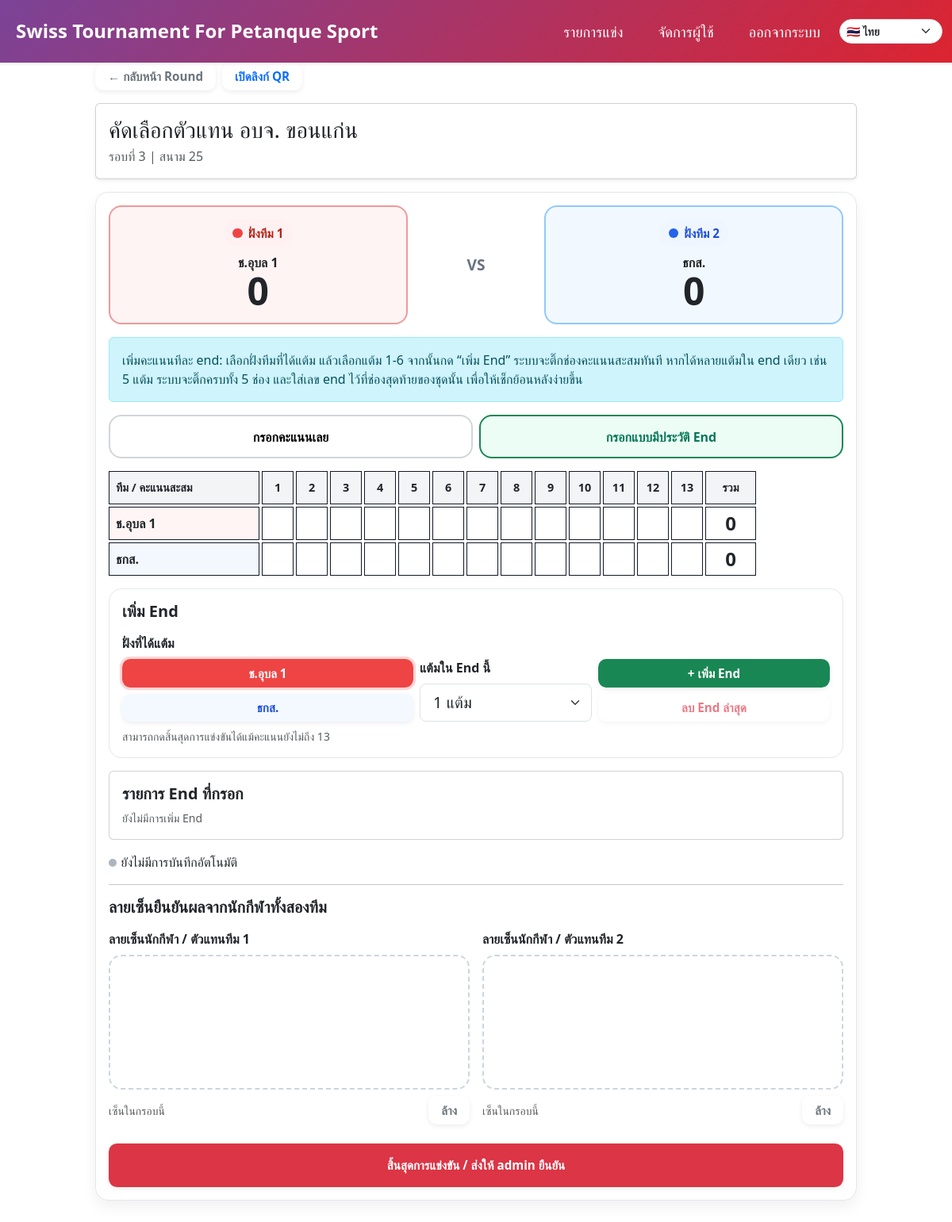
/event/1/match/73/scorecard (signed in), run on an earlier commit of the app's database.
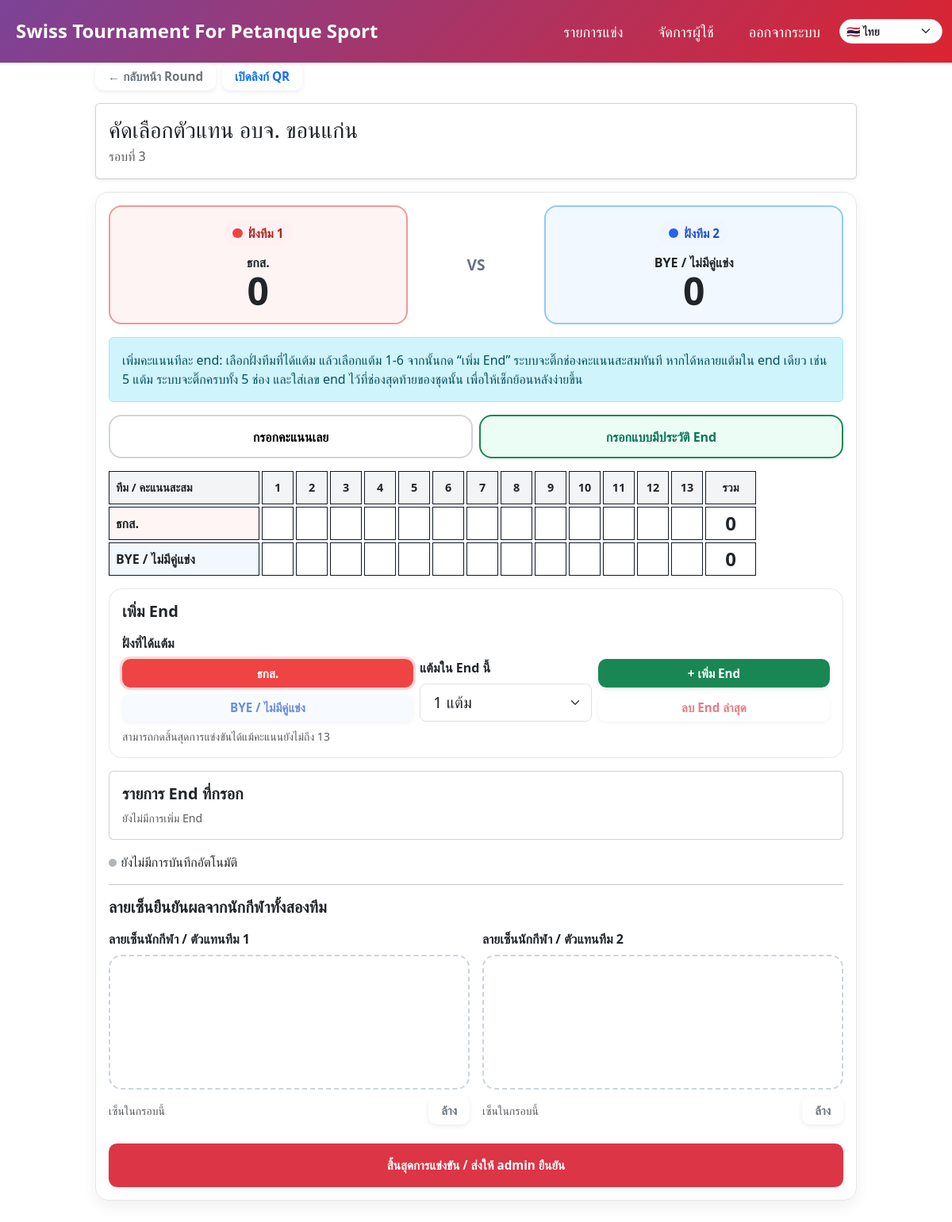
And on a later commit of the database.
### models.py (models this page shows)
class Match(db.Model):
    __tablename__ = "matches"
    __table_args__ = (
        Index("ix_matches_event_round", "event_id", "round"),
        Index("ix_matches_event_locked", "event_id", "is_locked"),
        Index("ix_matches_event_round_locked", "event_id", "round", "is_locked"),
    )
    id = db.Column(db.Integer, primary_key=True)
    event_id = db.Column(db.Integer, db.ForeignKey("events.id"), nullable=False)
    round = db.Column(db.Integer, nullable=False)
    team1_id = db.Column(db.Integer, db.ForeignKey("teams.id"), nullable=False)
    team2_id = db.Column(db.Integer, db.ForeignKey("teams.id"), nullable=True)  # None = Bye
    team1_score = db.Column(db.Integer, default=0)
    team2_score = db.Column(db.Integer, default=0)
    pending_team1_score = db.Column(db.Integer, nullable=True)
    pending_team2_score = db.Column(db.Integer, nullable=True)
    pending_is_submitted = db.Column(db.Boolean, default=False, nullable=False)
    pending_submitted_by_id = db.Column(db.Integer, db.ForeignKey("users.id"), nullable=True)
    pending_submitted_at = db.Column(db.DateTime, nullable=True)
    team1_signature = db.Column(db.Text, nullable=True)
    team2_signature = db.Column(db.Text, nullable=True)
    scorer_signature = db.Column(db.Text, nullable=True)
    score_ends = db.Column(db.Text, nullable=True)
    scorecard_token = db.Column(db.String(80), unique=True, nullable=True, index=True)
    is_locked = db.Column(db.Boolean, default=False)
    field = db.Column(db.Integer, nullable=True)
    team1 = db.relationship("Team", foreign_keys=[team1_id], backref="matches_as_team1")
    team2 = db.relationship("Team", foreign_keys=[team2_id], backref="matches_as_team2")
    pending_submitted_by = db.relationship("User", foreign_keys=[pending_submitted_by_id])
    is_manual = db.Column(db.Boolean, default=True)  # เพื่อแยกจากการจับอัตโนมัติ

class Team(db.Model):
    __tablename__ = "teams"
    id = db.Column(db.Integer, primary_key=True)
    name = db.Column(db.String(100), nullable=False)
    event_id = db.Column(db.Integer, db.ForeignKey("events.id"), nullable=False)

### app.py (the view)
@app.route('/event/<int:event_id>/match/<int:match_id>/scorecard', methods=['GET'])
@login_required
@roles_required('user', 'admin', 'superadmin')
def online_scorecard(event_id, match_id):
    event = Event.query.get_or_404(event_id)
    match = Match.query.get_or_404(match_id)
    if match.event_id != event.id:
        flash("คู่แข่งขันไม่ตรงกับรายการนี้", "danger")
        return redirect(url_for("event_detail", event_id=event.id))
    ensure_match_scorecard_token(match)
    db.session.commit()
    teams = {team.id: team.name for team in Team.query.filter_by(event_id=event.id).all()}
    try:
        score_ends, _, _ = normalize_score_ends(match.score_ends or '[]')
    except Exception:
        score_ends = []
    return render_template(
        'online_scorecard.html',
        event=event,
        match=match,
        teams=teams,
        score_ends=score_ends,
        is_public_scorecard=False,
        scorecard_public_url=url_for('public_online_scorecard', token=match.scorecard_token, _external=True),
    )

### app.py (called while the page is built, shortened)
def get_current_lang():
    lang = request.args.get("lang") or session.get("lang") or "th"
    if lang not in SUPPORTED_LANGS:
        lang = "th"
    session["lang"] = lang
    return lang

@app.context_processor
def inject_i18n():
    lang = get_current_lang()
    return {
        "current_lang": lang,
        "supported_langs": SUPPORTED_LANGS,
        "text_translations": TEXT_TRANSLATIONS,
        "t": lambda key: translate(key, lang),
    }

def ensure_match_scorecard_token(match):
    if getattr(match, "scorecard_token", None):
        return match.scorecard_token
    match.scorecard_token = secrets.token_urlsafe(24)
    return match.scorecard_token

@login_manager.user_loader
def load_user(user_id):
    return User.query.get(int(user_id))

def normalize_score_ends(raw_ends):
    if raw_ends in (None, ''):
        raw_ends = []
    if isinstance(raw_ends, str):
        raw_ends = json.loads(raw_ends or '[]')
    if not isinstance(raw_ends, list):
        raise ValueError('รูปแบบรายการ ends ไม่ถูกต้อง')
    clean = []
    team1_total = 0
    team2_total = 0
    return clean, team1_total, team2_total

### templates/online_scorecard.html (shortened to what the changed rows need)
{% extends 'base.html' %}
{% block content %}
<div class="scorecard-wrap">
  <div class="card shadow-sm mb-3">
    <div class="card-body">
      <h3 class="mb-1">{{ event.name }}</h3>
      <div class="text-muted">รอบที่ {{ match.round }}{% if match.field %} | สนาม {{ match.field }}{% endif %}</div>
    </div>
  </div>
  {% set has_saved_signatures = match.team1_signature or match.team2_signature %}
  <form method="POST" action="{% if is_public_scorecard %}{{ url_for('public_finish_online_scorecard', token=match.scorecard_token) }}{% else %}{{ url_for('finish_online_scorecard', event_id=event.id, match_id=match.id) }}{% endif %}" class="team-card" id="finishForm">
    <div class="row g-3 mb-3">
      <div class="col-5"><div class="live-score-box team1-box"><div class="mb-2"><span class="team-chip team1-chip">{{ t('side_team_1') }}</span></div><div class="fw-bold text-truncate">{{ teams[match.team1_id] if match.team1_id else '-' }}</div><div class="live-score-number" id="team1Total">0</div></div></div>
      <div class="col-5"><div class="live-score-box team2-box"><div class="mb-2"><span class="team-chip team2-chip">{{ t('side_team_2') }}</span></div><div class="fw-bold text-truncate">{{ teams[match.team2_id] if match.team2_id else t('bye') }}</div><div class="live-score-number" id="team2Total">0</div></div></div>
    </div>
    <div id="endsScorePanel">
    <div class="score-sheet-mobile mb-3">
      <div class="score-grid" id="scoreGrid">
        <div class="score-cell header-cell team-cell">ทีม / คะแนนสะสม</div>
        {% for i in range(1, 14) %}<div class="score-cell header-cell">{{ i }}</div>{% endfor %}
        <div class="score-cell header-cell">รวม</div>
        <div class="score-cell team-cell team1-row" title="{{ teams[match.team1_id] if match.team1_id else '-' }}">{{ teams[match.team1_id] if match.team1_id else '-' }}</div>
        {% for i in range(1, 14) %}<div class="score-cell" data-team="1" data-total="{{ i }}"></div>{% endfor %}
        <div class="score-cell fs-4" id="team1TotalCell">0</div>
        <div class="score-cell team-cell team2-row" title="{{ teams[match.team2_id] if match.team2_id else t('bye') }}">{{ teams[match.team2_id] if match.team2_id else t('bye') }}</div>
        {% for i in range(1, 14) %}<div class="score-cell" data-team="2" data-total="{{ i }}"></div>{% endfor %}
        <div class="score-cell fs-4" id="team2TotalCell">0</div>
      </div>
    </div>
    <div class="end-control mb-3">
      <div class="row g-2 align-items-end">
        <div class="col-12 col-md-5">
          <div class="d-grid gap-2">
            <button type="button" class="btn btn-outline-primary btn-team-choice active" data-team-choice="1">{{ teams[match.team1_id] if match.team1_id else '-' }}</button>
            <button type="button" class="btn btn-outline-primary btn-team-choice" data-team-choice="2" {% if not match.team2_id %}disabled{% endif %}>{{ teams[match.team2_id] if match.team2_id else t('bye') }}</button>
          </div>
        </div>
      </div>
    </div>
    </div>
  </form>
</div>
{% endblock %}

What changed in the data, as far as the page shows it:
no longer on this page (row unchanged): Team: name "ช.อุบล 1"
changed Match: team2_id 50 → empty (drawn); field "25" → (not shown)
shown differently, row unchanged: Team "ธกส.": name "ธกส." → (not shown)
Also different on the page:
{{ teams[match.team1_id] if match.team1_id else '-' }}: "ช.อุบล 1" → "ธกส."
{{ teams[match.team2_id] if match.team2_id else t('bye') }}: (not shown) → "BYE / ไม่มีคู่แข่ง"
text no longer shown: "| สนาม"
